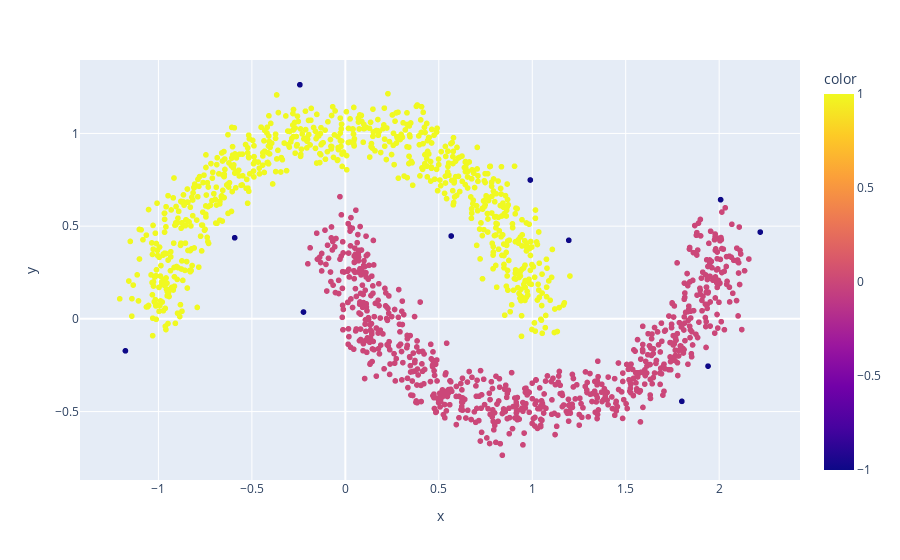

Notebook source saved alongside this figure:
### Code cell
# Visualização dos resultados do DBSCAN.
# Os pontos são coloridos de acordo com os clusters encontrados.
# Pontos em -1 (ruído) terão uma cor distinta se Plotly os mapear.grafico_dbscan = px.scatter(x= X_random[:,0], y= X_random[:,1], color= rotulos_dbscan)
grafico_dbscan = px.scatter(x= X_random[:,0], y= X_random[:,1], color= rotulos_dbscan)
grafico_dbscan.show()
grafico_dbscan.write_image("images/dbscan_clusters.png")

### Figure 1 — Plotly figure (JSON) as saved in the notebook; plotly's stock layout.template omitted (floating-point values rounded to 4 significant figures; data arrays with more than 128 entries replaced by an {"elided": "..."} marker saying what was removed)
{"data": [{"hovertemplate": "x=%{x}<br>y=%{y}<br>color=%{marker.color}<extra></extra>", "legendgroup": "", "marker": {"color": {"elided": "1500 int values"}, "coloraxis": "coloraxis", "symbol": "circle"}, "mode": "markers", "name": "", "showlegend": false, "type": "scattergl", "x": {"elided": "1500 float values"}, "xaxis": "x", "y": {"elided": "1500 float values"}, "yaxis": "y"}], "layout": {"coloraxis": {"colorbar": {"title": {"text": "color"}}, "colorscale": [[0, "#0d0887"], [0.1111, "#46039f"], [0.2222, "#7201a8"], [0.3333, "#9c179e"], [0.4444, "#bd3786"], [0.5556, "#d8576b"], [0.6667, "#ed7953"], [0.7778, "#fb9f3a"], [0.8889, "#fdca26"], [1, "#f0f921"]]}, "legend": {"tracegroupgap": 0}, "margin": {"t": 60}, "xaxis": {"anchor": "y", "domain": [0, 1], "title": {"text": "x"}}, "yaxis": {"anchor": "x", "domain": [0, 1], "title": {"text": "y"}}}}
